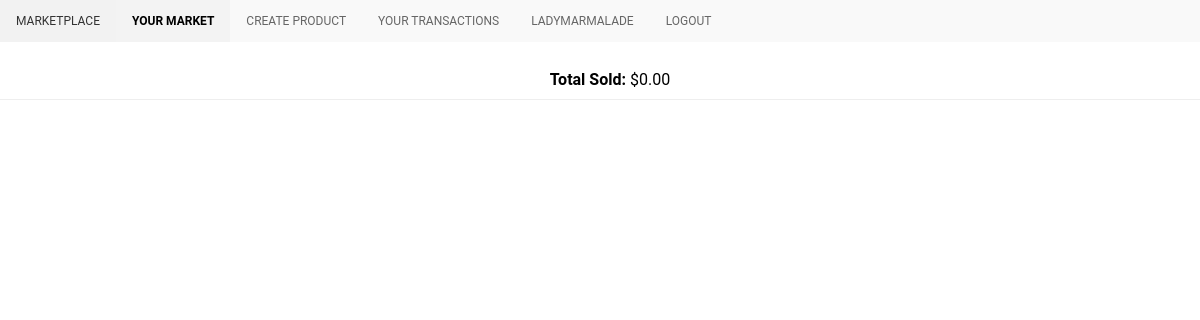
Page /your_market (signed in) on the earlier database version.
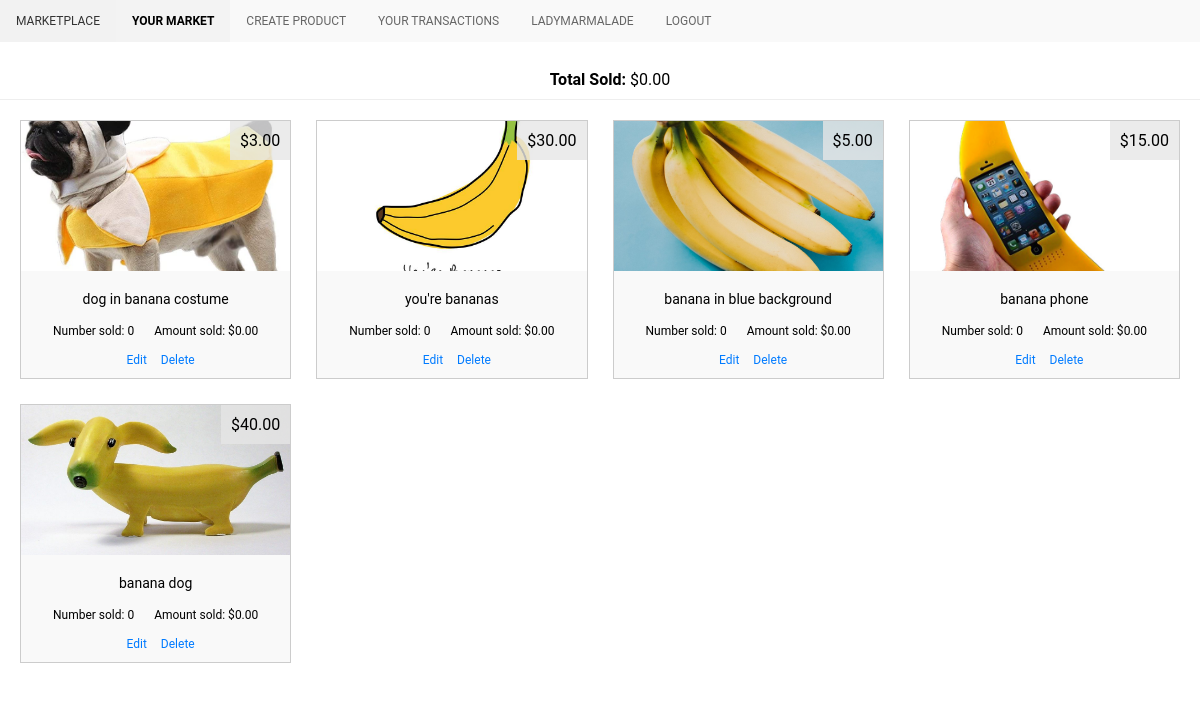
Same page on the later database version.
### personal/models.py (models this page shows, shortened)
class Product(models.Model):
    product_name = models.CharField(max_length=200, unique=True);
    product_description = models.TextField(default="")
    product_quantity = models.IntegerField(default=1, validators=[MaxValueValidator(100), MinValueValidator(0)])
    product_price = models.DecimalField(max_digits=999, decimal_places=2, validators=[MaxValueValidator(1000), MinValueValidator(0.01)])
    product_image = models.ImageField(upload_to='images')
    seller = models.ForeignKey(User, null=True, blank=True, on_delete=models.CASCADE)
    number_sold = models.IntegerField(default=0, validators=[MinValueValidator(0)])
    amount_sold = models.DecimalField(default=0, max_digits=999, decimal_places=2, validators=[MaxValueValidator(1000), MinValueValidator(0)])
    categories = models.ManyToManyField(Category, related_name='products', blank=True)
    is_active = models.BooleanField(default=True)
    discount = models.DecimalField(default=0, max_digits=999, decimal_places=2, validators=[MaxValueValidator(1000), MinValueValidator(0)])
    class Meta:
        ordering = ['-is_active', '-product_quantity']

### personal/views.py (the view)
# urls.py: path("your_market", views.your_market_request, name="your_market"),
def your_market_request(request):
    if request.user.is_authenticated:
        user_profile = Profile.objects.get(user=get_user(request))
        product_list = Product.objects.filter(seller=get_user(request)) # list of products user is selling
        amount_sold = "${:,.2f}".format(user_profile.amount_sold)
        return render(request, 'personal/your_market.html', {'product_list': product_list, 'amount_sold': amount_sold,})
    else:
        return redirect("personal:login")

### personal/templates/personal/your_market.html (shortened to what this page needs)
{% extends "personal/header.html" %}
{% block content %}
<div class="header">
	<b>Total Sold:</b> {{amount_sold}}
</div>
<div class="container">
    {% for product in product_list %}
	<div class="image {% if product.is_active is False %}inactive{% endif %}">
		<div class="price">${{product.product_price}}</div>
		<img src="media/{{product.product_image}}" alt="{{product.product_name}}">
			<div class="details">
				<div class="image_text">
					<p>{% if product.is_active is False %}(INACTIVE) {% endif %}{{product.product_name}}</p>
				</div>
				<div class="ownerdetailbox">
					<div>Number sold: {{product.number_sold}}</div>
					<div>Amount sold: ${{product.amount_sold}}</div>
				</div>
				<a type="button" href="edit?product={{product.pk}}">Edit</a>
                {% if product.number_sold == 0 %}
				<a type="button" href="product/{{product.pk}}/delete">Delete</a>{% endif %}
			</div>
		</div>
    {% endfor %}
	</div>
{% endblock %}

### personal/templates/personal/includes/navbaritems.html (shortened to what this page needs)
{% with url_name=request.resolver_match.url_name %}
<div class="topnav" id="myTopnav">
    {% if user.is_authenticated %}
	<a href="/" class="{% if url_name == 'index' %}active{% endif %}">Marketplace</a>
	<a href="/your_market" class="{% if url_name == 'your_market' %}active{% endif %}">Your Market</a>
	<a href="/upload" class="{% if url_name == 'upload' %}active{% endif %}">Create Product</a>
	<a href="/your_transactions" class="{% if url_name == 'your_transactions' %}active{% endif %}">Your Transactions</a>
	<a href="/profile" class="{% if url_name == 'profile' %}active{% endif %}">{{user.username|title}}</a>
	<a href="/logout" class="{% if url_name == 'logout' %}active{% endif %}">Logout</a>
    {% else %}
	<a href="/login" class="{% if url_name == 'login' %}active{% endif %}">Login</a>
	<a href="/register" class="{% if url_name == 'register' %}active{% endif %}">Register</a>
    {% endif %}
</div>
{% endwith %}

Differences in the rows shown:
added Product: product_price "3.00", product_image (picture), product_name "dog in banana costume", number_sold "0", amount_sold "0.00"
added Product: product_price "30.00", product_image (picture), product_name "you're bananas", number_sold "0", amount_sold "0.00"
added Product: product_price "5.00", product_image (picture), product_name "banana in blue background", number_sold "0", amount_sold "0.00"
added Product: product_price "15.00", product_image (picture), product_name "banana phone", number_sold "0", amount_sold "0.00"
added Product: product_price "40.00", product_image (picture), product_name "banana dog", number_sold "0", amount_sold "0.00"
